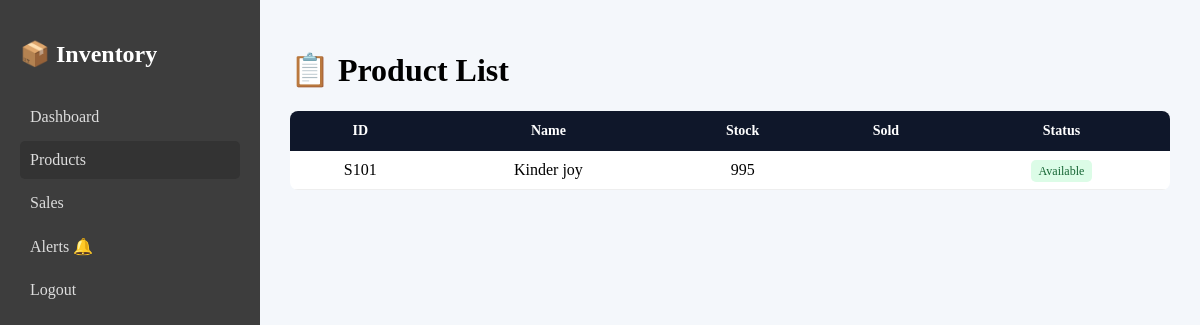
The page /products/ (signed in) on the database as committed earlier.
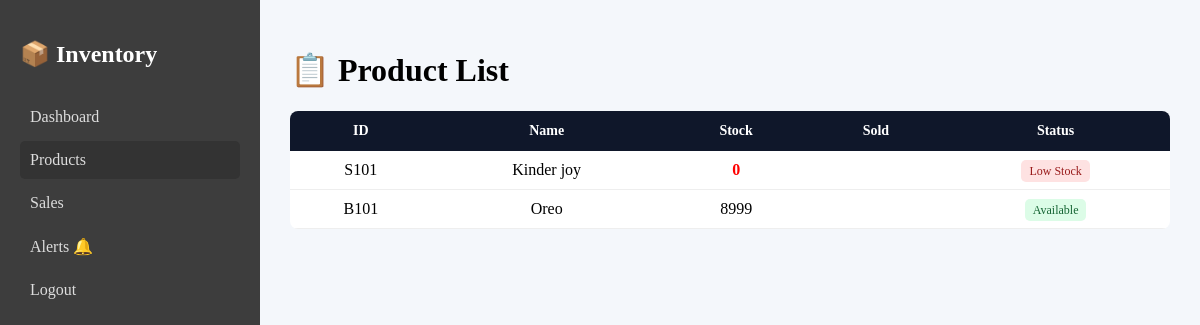
The same page on the database as committed later.
### inventory/models.py (models this page shows, shortened)
class Product(models.Model):
    product_id = models.CharField(max_length=50, unique=True)
    name = models.CharField(max_length=100)
    stock = models.IntegerField(default=0)
    price = models.DecimalField(max_digits=10, decimal_places=2)
    barcode = models.CharField(
        max_length=100,
        unique=True,
        null=True,
        blank=True
    )

### inventory/views.py (the view)
# urls.py: path("products/", views.products, name="products"),
@login_required
def products(request):
    return render(request, "inventory/products.html", {
        "products": Product.objects.all()
    })

### inventory/templates/inventory/products.html (shortened to what this page needs)
{% load static %}
<!DOCTYPE html>
<html>
<head>
    <link rel="stylesheet" href="{% static 'inventory/css/style.css' %}">
</head>
<body>
<div class="layout">
    <div class="sidebar">
        <h2>📦 Inventory</h2>
        <a href="{% url 'dashboard' %}">Dashboard</a>
        <a class="active" href="{% url 'products' %}">Products</a>
        <a href="{% url 'sales' %}">Sales</a>
        <a href="{% url 'alerts' %}">Alerts 🔔</a>
        <a href="{% url 'logout' %}">Logout</a>
    </div>
    <main class="content">
        <h1>📋 Product List</h1>
        <table class="product-table">
            <thead>
                <tr>
                    <th>ID</th>
                    <th>Name</th>
                    <th>Stock</th>
                    <th>Sold</th>
                    <th>Status</th>
                </tr>
            </thead>
            <tbody>
                {% for p in products %}
                <tr>
                    <td>{{ p.product_id }}</td>
                    <td>{{ p.name }}</td>
                    <td class="{% if p.stock < 5 %}low-stock{% endif %}">
                        {{ p.stock }}
                    </td>
                    <td>{{ p.sold_count }}</td>
                    <td>
                        {% if p.stock < 5 %}
                            <span class="status danger">Low Stock</span>
                        {% else %}
                            <span class="status ok">Available</span>
                        {% endif %}
                    </td>
                </tr>
                {% empty %}
                <tr>
                    <td colspan="5">No products found</td>
                </tr>
                {% endfor %}
            </tbody>
        </table>
    </main>
</div>
</body>
</html>

Rows that differ between the two databases and show on the page:
changed Product "Kinder joy": stock "995" → "0"; stock "Available" → "Low Stock"
added Product: product_id "B101", name "Oreo", stock "8999", shows "Available"
